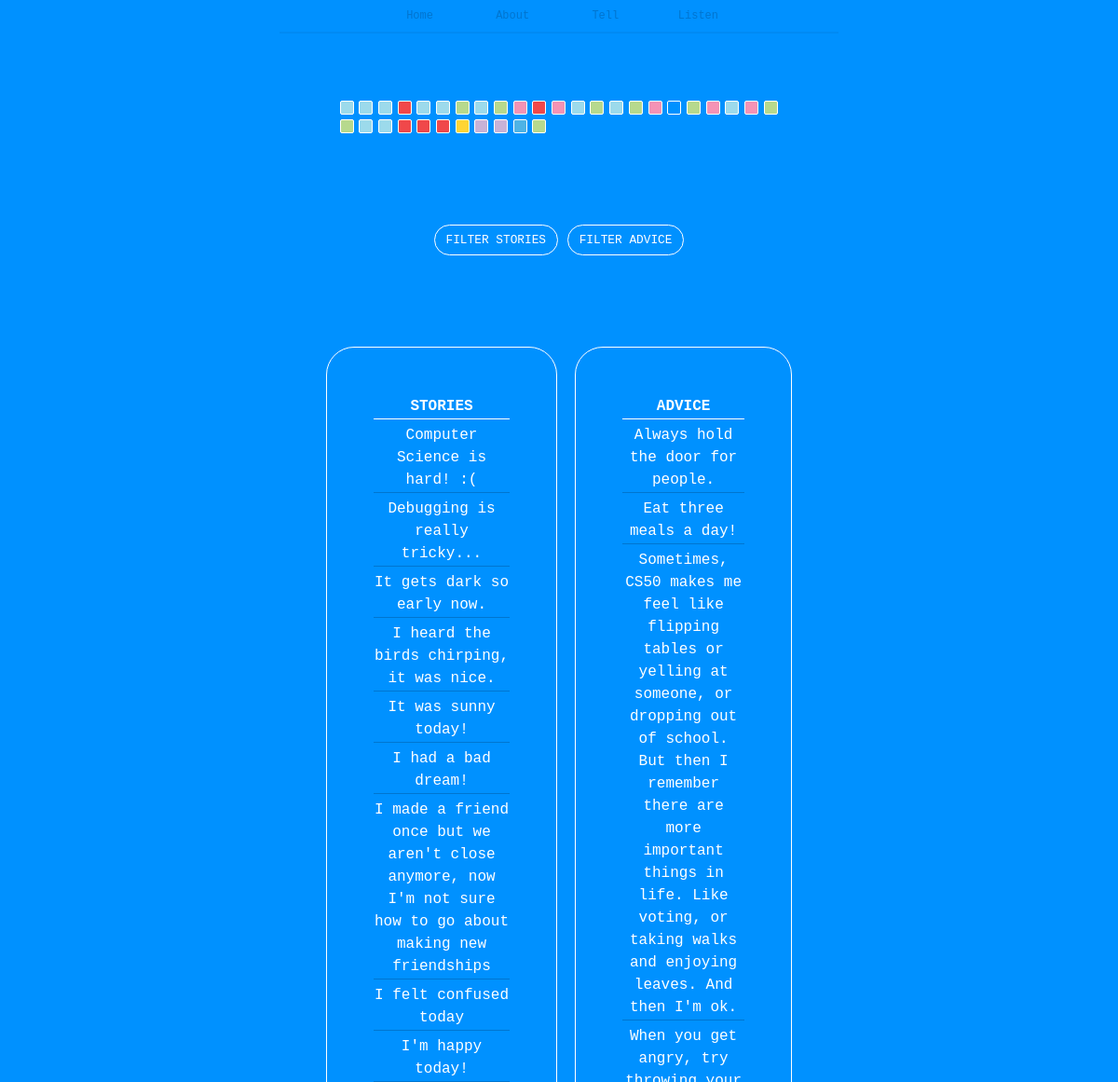
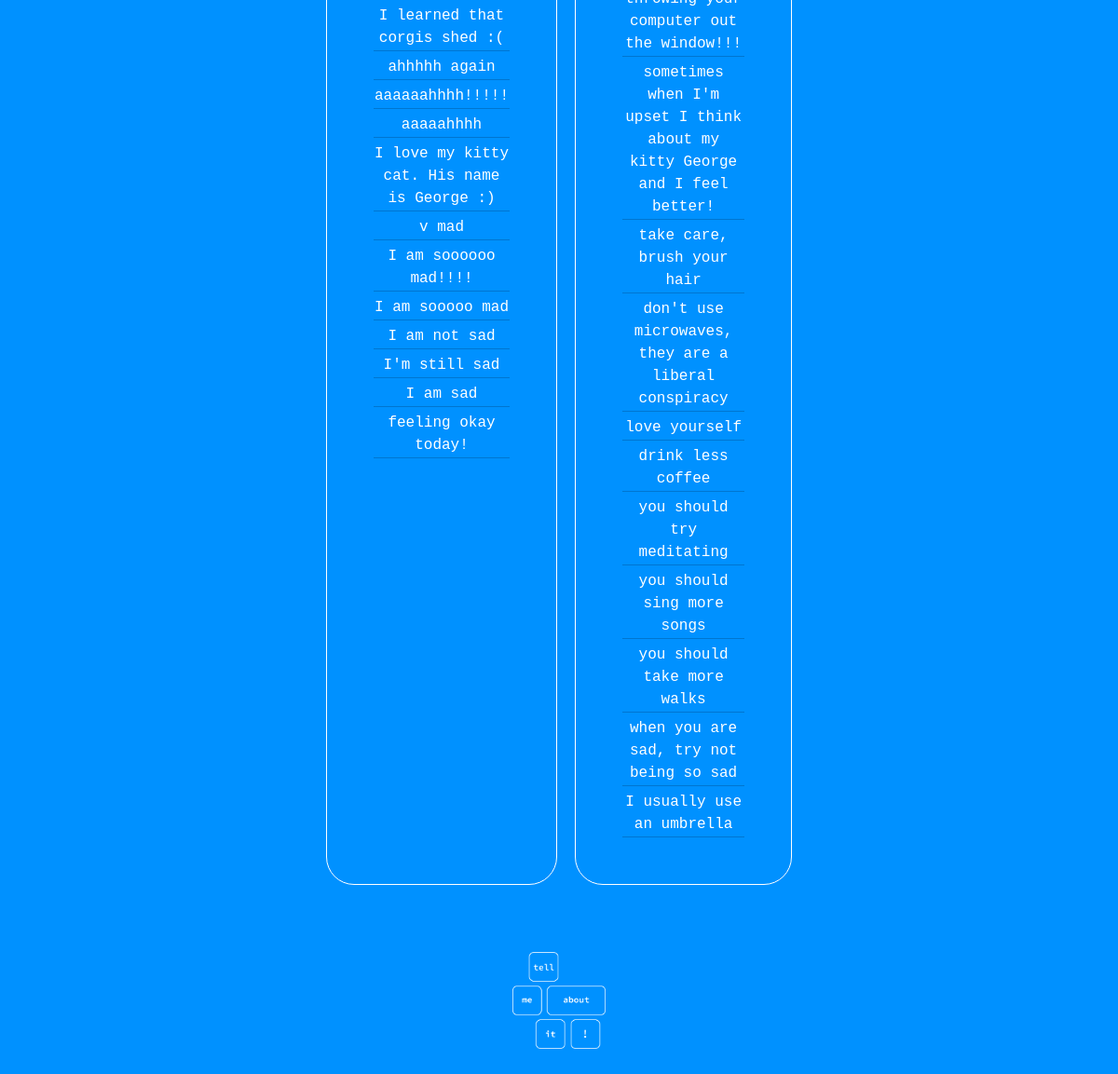
/listen, run on the app's committed database (2 pictures, top to bottom).
### tables this page shows
CREATE TABLE tags (
                post_id INTEGER,
                reply_id INTEGER,
                tag INTEGER,
                FOREIGN KEY(post_id) REFERENCES post(post_id),
                FOREIGN KEY(reply_id) REFERENCES reply(reply_id)
            );

CREATE TABLE post (
                    post_id INTEGER NOT NULL UNIQUE,
                    post_entry TEXT NOT NULL,
                    post_time DATETIME NOT NULL DEFAULT CURRENT_TIMESTAMP,
                    post_replyability text,
                    PRIMARY KEY(post_id AUTOINCREMENT)
                );

CREATE TABLE reply (
                    reply_id INTEGER NOT NULL UNIQUE,
                    post_id INTEGER,
                    reply_entry TEXT NOT NULL,
                    reply_time DATETIME NOT NULL DEFAULT CURRENT_TIMESTAMP,
                    PRIMARY KEY(reply_id AUTOINCREMENT),
                    FOREIGN KEY(post_id) REFERENCES post(post_id)
                );

### app.py (the view)
@app.route("/listen")
def listen():
    moodgraph = db.execute("SELECT * FROM tags LIMIT 100")
    stories = db.execute("SELECT * FROM post ORDER BY post_time DESC")
    advice = db.execute("SELECT * FROM reply ORDER BY reply_time DESC")
    return render_template("listen.html", stories=stories, advice=advice, moodgraph=moodgraph)

### templates/listen.html (shortened to what this page needs)
{% extends "layout.html" %}
{% block main %}
<div class="grid-area">
    <div class="grid center">
        {% for i in moodgraph %}
            <div class="moodbox" id="{{ i.tag }}" title="{{ i.tag }}"></div>
        {% endfor %}
    </div>
</div>
<br><br>
<div class="button_container">
    <a href="/listen_story">
        <button class="btn btn-primary" type="submit">FILTER STORIES</button>
    </a>
    <a href="/listen_advice">
        <button class="btn btn-primary" type="submit">FILTER ADVICE</button>
    </a>
</div>
<br><br>
<div class="table-wrapper center">
            <table>
                <thead>
                    <tr>
                    <th>STORIES</th>
                    </tr>
                </thead>
                <tbody>
                    {% for i in stories %}
                    <tr>
                        <td title="POSTED ON: {{ i.post_time }}">{{ i.post_entry }}</td>
                    </tr>
                    {% endfor %}
                </tbody>
            </table>
            <table>
                <thead>
                    <tr>
                    <th>ADVICE</th>
                    </tr>
                </thead>
                <tbody>
                    {% for i in advice %}
                    <tr>
                        <td title="POSTED ON: {{ i.reply_time }}">{{ i.reply_entry }}</td>
                    </tr>
                    {% endfor %}
                </tbody>
            </table>
        </div>
<br>
<br>
<br>
<img src="/static/LOGO_white.png" alt="tell me about it! logo" width="100"/>
{% endblock %}

### templates/layout.html (shortened to what this page needs)
<!DOCTYPE html>
<html lang="en">
    <head>
        <link href="https://cdn.jsdelivr.net/npm/bootstrap@5.1.3/dist/css/bootstrap.min.css" rel="stylesheet">
        <link href="/static/styles.css" rel="stylesheet">
        <div class="dropdown">
            <a href="/"><button class="dropbtn">Home</button></a>
        </div>
        <div class="dropdown">
            <a href="/about"><button class="dropbtn">About</button></a>
        </div>
        <div class="dropdown">
            <a href="/tell"><button class="dropbtn">Tell</button></a>
          </div>
          <div class="dropdown">
            <a href="/listen"><button class="dropbtn">Listen</button></a>
          </div>
          <hr class="center" style="width:600px; color:var(--darker-blue); height:2px; padding:0px; margin:auto; border:0px;">
          <br>
    </head>
    <body>
        <main class="container-fluid py-5 text-center">
            {% block main %}{% endblock %}
        </main>
    </body>
</html>

### static/styles.css (style rules this page uses)
:root { --grid-box: 15px; --grid-padding: 2px; --background-color: rgb(0, 145, 255); --text-color: #ffffff; --highlight-color: rgb(0, 162, 255); --darker-blue: rgb(0, 117, 207); --content-width: 40%; --min-content-width: 250px; --table-width: 50%; }
body { text-align: center; text-decoration: none; font-family: 'andale mono', monospace; background-color: var(--background-color); }
a { text-decoration: none; }
.dropbtn { background-color: rgba(255, 255, 255, 0); color: var(--darker-blue); padding: 8px; font-size: 12px; min-width: 90px; border: none; cursor: pointer; }
.dropdown { position: relative; display: inline-block; }
.table-wrapper { display: flex; width: 40%; min-width: 500px; }
table { display: block; margin-left: auto; margin-right: auto; width: var(--table-width); border: 1px solid; border-radius: 30px; padding: 50px; color: var(--text-color); table-layout: fixed; }
th { text-align: center; width: calc((var(--table-width)) / 3); border-bottom: 1px solid white; }
td { padding-top: 5px; border-bottom: 1px solid var(--darker-blue); }
.center { margin-left: auto; margin-right: auto; }
*, *:after, *:before { box-sizing: border-box; }
.button_container { text-decoration: none; text-align: center; padding: 50px; }
.btn { text-decoration: none; font-size: 80%; font-style: bold; color: var(--text-color); background: none; border-color: #ffffff; border-radius: 20px; box-shadow: 0 0 0 0 rgba(0, 0, 0, 1); transform: scale(1); animation: pulse 2s infinite; animation-iteration-count: 3; }
.moodbox { width: var(--grid-box); height: var(--grid-box); border: 1px solid; border-radius: 2px; border-color: #ffffff; padding: var(--grid-padding); }
#joy { background-color: #FFD535; }
#anger { background-color: #F0484A; }
#peace { background-color: #C8B2D6; }
#confused { background-color: #B7D98D; }
#love { background-color: #F493B5; }
#guilty { background-color: #4EB3E5; }
#sad { background-color: #9CDAEB; }
.grid-area { width: var(--content-width); min-width: 430px; max-width: 600px; margin-left: auto; margin-right: auto; }
.grid { display: grid; grid-template-columns: repeat(auto-fill, minmax(15px, 1fr)); grid-gap: 5px; }
.grid > div { display: grid; place-items: center; }
.grid > div::before { content: ""; display: block; padding-bottom: 100%; grid-area: 1/1/2/2; }

### data on the page
post: post_entry "Computer Science is hard! :("
post: post_entry "Debugging is really tricky..."
post: post_entry "It gets dark so early now."
post: post_entry "I heard the birds chirping, it was nice."
post: post_entry "It was sunny today!"
post: post_entry "I had a bad dream!"
post: post_entry "I made a friend once but we aren't close anymore, now I'm not sure how to go about making new friendships"
post: post_entry "I felt confused today"
post: post_entry "I'm happy today!"
post: post_entry "I learned that corgis shed :("
post: post_entry "ahhhhh again"
post: post_entry "aaaaaahhhh!!!!!"
post: post_entry "aaaaahhhh"
post: post_entry "I love my kitty cat. His name is George :)"
post: post_entry "v mad"
post: post_entry "I am soooooo mad!!!!"
post: post_entry "I am sooooo mad"
post: post_entry "I am not sad"
post: post_entry "I'm still sad"
post: post_entry "I am sad"
post: post_entry "feeling okay today!"
reply: reply_entry "Always hold the door for people."
reply: reply_entry "Eat three meals a day!"
reply: reply_entry "Sometimes, CS50 makes me feel like flipping tables or yelling at someone, or dropping out of school. But then I remember there are more important things in life. Like voting, or taking walks and enjoying leaves. And then I'm ok."
reply: reply_entry "When you get angry, try throwing your computer out the window!!!"
reply: reply_entry "sometimes when I'm upset I think about my kitty George and I feel better!"
reply: reply_entry "take care, brush your hair"
reply: reply_entry "don't use microwaves, they are a liberal conspiracy"
reply: reply_entry "love yourself"
reply: reply_entry "drink less coffee"
reply: reply_entry "you should try meditating"
reply: reply_entry "you should sing more songs"
reply: reply_entry "you should take more walks"
reply: reply_entry "when you are sad, try not being so sad"
reply: reply_entry "I usually use an umbrella"
